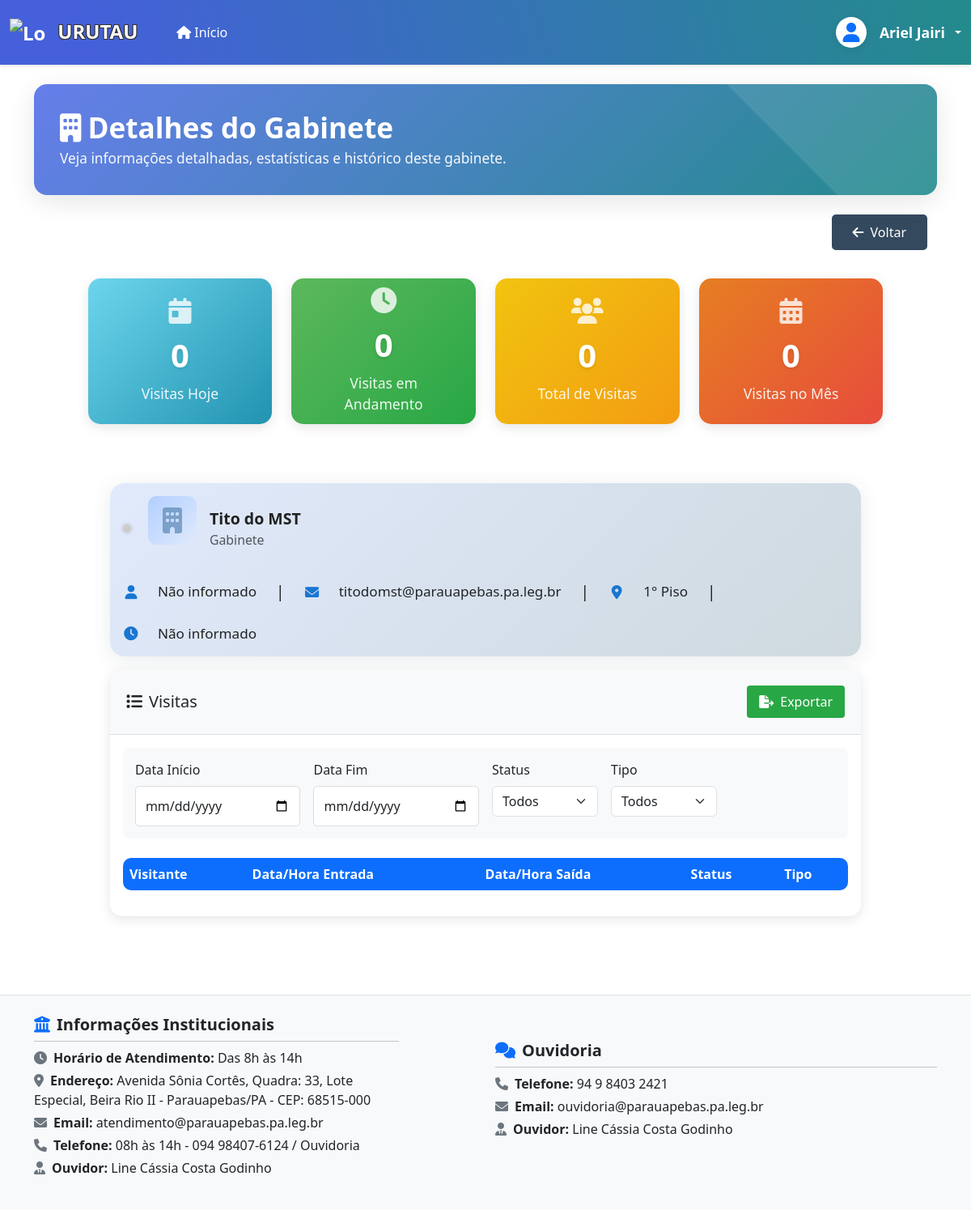
The app's page /recepcao/gabinetes/2/ (signed in) with its own data.
### apps/recepcao/models.py (models this page shows, shortened)
class Setor(models.Model):
    TIPO_CHOICES = [
        ('gabinete', 'Gabinete'),
        ('departamento', 'Departamento')
    ]
    LOCALIZACAO_CHOICES = [
        ('terreo', 'Térreo'),
        ('plenario', 'Plenário'),
        ('primeiro_piso', '1° Piso'),
        ('segundo_piso', '2° Piso'),
    ]
    FUNCAO_CHOICES = [
        ('assessor_1', 'Assessor I'),
        ('assessor_2', 'Assessor II'),
        ('assessor_3', 'Assessor III'),
        ('assessor_4', 'Assessor IV'),
        ('assessor_5', 'Assessor V'),
        ('assessor_6', 'Assessor VI'),
        ('assessor_7', 'Assessor VII'),
        ('assessor_8', 'Assessor VIII'),
        ('assessor_9', 'Assessor IX'),
        ('assessor_10', 'Assessor X'),
        ('agente_parlamentar', 'Agente Parlamentar'),
        ('Chefe_de_Gabinete', 'Chefe de Gabinete'),
        ('Chefe_de_Departamento', 'Chefe de Departamento'),
        ('outros', 'Outros')
    ]
    tipo = models.CharField('Tipo', max_length=20, choices=TIPO_CHOICES)
    localizacao = models.CharField('Localização', max_length=20, choices=LOCALIZACAO_CHOICES)
    horario_abertura = models.TimeField('Horário de Abertura', blank=True, null=True)
    horario_fechamento = models.TimeField('Horário de Fechamento', blank=True, null=True)
    nome_vereador = models.CharField(max_length=100, verbose_name="Nome do Vereador/Responsável")
    email_vereador = models.EmailField('E-mail do Vereador', max_length=255, blank=True, null=True)
    nome_local = models.CharField('Nome do Local', max_length=100, blank=True, null=True)
    nome_responsavel = models.CharField('Nome do Responsável', max_length=100, blank=True, null=True)
    funcao = models.CharField('Função/Cargo', max_length=21, choices=FUNCAO_CHOICES, blank=True, null=True)
    horario_entrada = models.TimeField('Horário de Entrada', blank=True, null=True)
    horario_saida = models.TimeField('Horário de Saída', blank=True, null=True)
    email = models.EmailField('E-mail', max_length=255, blank=True, null=True)
    ativo = models.BooleanField('Ativo', default=True)
    usuario = models.OneToOneField('auth.User', on_delete=models.SET_NULL, null=True, blank=True, related_name='setor_responsavel', verbose_name='Usuário')
    data_criacao = models.DateTimeField('Data de Criação', auto_now_add=True)
    data_atualizacao = models.DateTimeField('Data de Atualização', auto_now=True)
    class Meta:
        verbose_name = 'Setor'
        verbose_name_plural = 'Setores'
        ordering = ['tipo', 'localizacao']
    def esta_aberto(self):
        if not self.horario_abertura or not self.horario_fechamento:
            return None  # Retorna None se não tiver horário definido
        agora = timezone.localtime().time()
        return self.horario_abertura <= agora <= self.horario_fechamento

### apps/recepcao/views.py (the view)
# urls.py: path('gabinetes/<int:gabinete_id>/', views.detalhes_gabinete, name='detalhes_gabinete'),
@login_required
def detalhes_gabinete(request, gabinete_id):
    gabinete = get_object_or_404(Setor, id=gabinete_id, tipo='gabinete')
    data_inicio = request.GET.get('data_inicio')
    data_fim = request.GET.get('data_fim')
    status = request.GET.get('status')
    objetivo = request.GET.get('objetivo')
    formato = request.GET.get('formato')
    visitas = Visita.objects.filter(setor=gabinete)
    if data_inicio and data_fim:
        visitas = visitas.filter(
            data_entrada__date__range=[data_inicio, data_fim]
        )
    if status:
        visitas = visitas.filter(status=status)
    if objetivo:
        visitas = visitas.filter(objetivo=objetivo)
    visitas = visitas.order_by('-data_entrada')
    if formato in ['pdf', 'excel']:
        if formato == 'pdf':
            return gerar_pdf_visitas(visitas, gabinete)
        else:
            return gerar_excel_visitas(visitas, gabinete)
    paginator = Paginator(visitas, 10)  # 10 itens por página
    page = request.GET.get('page')
    visitas_paginadas = paginator.get_page(page)
    visitas_hoje = visitas.filter(data_entrada__date=timezone.now().date()).count()
    visitas_em_andamento = visitas.filter(status='em_andamento').count()
    total_visitas = visitas.count()
    visitas_mes = visitas.filter(data_entrada__month=timezone.now().month).count()
    context = get_base_context(f'Detalhes do Gabinete - {gabinete.nome_vereador}')
    context.update({
        'gabinete': gabinete,
        'visitas': visitas_paginadas,
        'filtros': {
            'data_inicio': data_inicio,
            'data_fim': data_fim,
            'status': status,
            'objetivo': objetivo
        },
        'visitas_hoje': visitas_hoje,
        'visitas_em_andamento': visitas_em_andamento,
        'total_visitas': total_visitas,
        'visitas_mes': visitas_mes,
        'TIPOS_VISITA': Visita.OBJETIVO_CHOICES
    })
    return render(request, 'recepcao/detalhes_gabinete.html', context)

### templates/recepcao/detalhes_gabinete.html (shortened to what this page needs)
{% extends 'base.html' %}
{% load static %}
{% block content %}
<div class="dashboard-header mb-4">
    <div class="dashboard-header-content">
        <h1 class="page-title mb-1" style="font-size:2.2rem; font-weight:700; color:#fff;">
            <i class="fas fa-building me-2"></i>Detalhes do Gabinete
        </h1>
        <div style="color:#f8f9fa; font-size:1.08rem; font-weight:400;">
            Veja informações detalhadas, estatísticas e histórico deste gabinete.
        </div>
    </div>
</div>
<div class="container-fluid">
    <div class="d-flex justify-content-end">
        {% include 'includes/botao_voltar.html' %}
    </div>
    <div class="stats-container">
        <div class="row mb-4">
            <div class="col-xl-3 col-md-6 mb-4">
                <div class="stat-card stat-card-visitas-hoje">
                    <i class="fas fa-calendar-day stat-icon"></i>
                    <h3>{{ visitas_hoje }}</h3>
                    <p>Visitas Hoje</p>
                </div>
            </div>
            <div class="col-xl-3 col-md-6 mb-4">
                <div class="stat-card stat-card-visitas-andamento">
                    <i class="fas fa-clock stat-icon"></i>
                    <h3>{{ visitas_em_andamento }}</h3>
                    <p>Visitas em Andamento</p>
                </div>
            </div>
            <div class="col-xl-3 col-md-6 mb-4">
                <div class="stat-card stat-card-total-visitas">
                    <i class="fas fa-users stat-icon"></i>
                    <h3>{{ total_visitas }}</h3>
                    <p>Total de Visitas</p>
                </div>
            </div>
            <div class="col-xl-3 col-md-6 mb-4">
                <div class="stat-card stat-card-visitas-mes">
                    <i class="fas fa-calendar-alt stat-icon"></i>
                    <h3>{{ visitas_mes }}</h3>
                    <p>Visitas no Mês</p>
                </div>
            </div>
        </div>
    </div>
    <div class="card card-depto-horizontal mb-3" style="margin-top: 0.5rem; background: linear-gradient(135deg, #e0eafc 0%, #cfd9df 100%); box-shadow: 0 4px 24px rgba(44,62,80,0.10); border-radius: 18px;">
        <div class="card-body d-flex flex-wrap align-items-center gap-4 justify-content-between py-3" style="padding-top: 12px; padding-bottom: 12px;">
            <div class="d-flex align-items-center gap-3 flex-grow-1">
                <span class="status-indicator {% if gabinete.esta_aberto %}status-aberto{% else %}status-fechado{% endif %}"></span>
                <div class="gabinete-icon" style="height:60px;width:60px;min-width:60px;display:flex;align-items:center;justify-content:center;background:linear-gradient(135deg,#b2cfff 0%,#e0eafc 100%);border-radius:10px;">
                    <i class="fas fa-building" style="font-size:2rem;color:#608cb8d2;opacity:0.9;"></i>
                </div>
                <div>
                    <div class="fw-bold" style="font-size:1.22rem; color:#222;">{{ gabinete.nome_vereador }}</div>
                    <div class="text-muted" style="font-size:0.99rem;">Gabinete</div>
                </div>
            </div>
            <div class="d-flex align-items-center gap-4 flex-wrap" style="font-size:1.07rem;">
                <div class="d-flex align-items-center gap-2"><i class="fas fa-user info-icon" style="color:#1976d2;"></i> <span>{% if gabinete.nome_responsavel %}{{ gabinete.nome_responsavel }}{% else %}<span style="color:#222;">Não informado</span>{% endif %}</span></div>
                <span style="color:#222; font-size:1.2rem;">|</span>
                <div class="d-flex align-items-center gap-2"><i class="fas fa-envelope info-icon" style="color:#1976d2;"></i> <span>{% if gabinete.email_vereador %}{{ gabinete.email_vereador }}{% else %}<span style="color:#222;">Não informado</span>{% endif %}</span></div>
                <span style="color:#222; font-size:1.2rem;">|</span>
                <div class="d-flex align-items-center gap-2"><i class="fas fa-map-marker-alt info-icon" style="color:#1976d2;"></i> <span>{% if gabinete.get_localizacao_display %}{{ gabinete.get_localizacao_display }}{% else %}<span style="color:#222;">Não informado</span>{% endif %}</span></div>
                <span style="color:#222; font-size:1.2rem;">|</span>
                <div class="d-flex align-items-center gap-2"><i class="fas fa-clock info-icon" style="color:#1976d2;"></i> <span>{% if gabinete.horario_abertura and gabinete.horario_fechamento %}{{ gabinete.horario_abertura|time:'H:i' }} - {{ gabinete.horario_fechamento|time:'H:i' }}{% else %}<span style="color:#222;">Não informado</span>{% endif %}</span></div>
            </div>
        </div>
    </div>
    <div class="row">
        <div class="col-12">
            <div class="card">
                <div class="card-header d-flex justify-content-between align-items-center">
                    <h5 class="card-title mb-0">
                        <i class="fas fa-list me-2"></i>Visitas
                    </h5>
                    <div class="d-flex gap-2">
                        <button type="button" class="btn btn-success btn-exportar" data-bs-toggle="modal" data-bs-target="#exportarModal">
                            <i class="fas fa-file-export me-2"></i>Exportar
                        </button>
                    </div>
                </div>
                <div class="card-body">
                    <div class="filtros-container mb-4">
                        <form method="get" class="row g-3">
                            <div class="col-md-3">
                                <label for="data_inicio" class="form-label">Data Início</label>
                                <input type="date" class="form-control" id="data_inicio" name="data_inicio" value="{{ filtros.data_inicio }}">
                            </div>
                            <div class="col-md-3">
                                <label for="data_fim" class="form-label">Data Fim</label>
                                <input type="date" class="form-control" id="data_fim" name="data_fim" value="{{ filtros.data_fim }}">
                            </div>
                            <div class="col-md-2">
                                <label for="status" class="form-label">Status</label>
                                <select class="form-select" id="status" name="status">
                                    <option value="">Todos</option>
                                </select>
                            </div>
                            <div class="col-md-2">
                                <label for="objetivo" class="form-label">Tipo</label>
                                <select class="form-select" id="objetivo" name="objetivo">
                                    <option value="">Todos</option>
                                </select>
                            </div>
                        </form>
                    </div>
                    <div id="tabela-visitas">
                        {% include 'recepcao/includes/tabela_visitas_gabinete.html' with visitas=visitas %}
                    </div>
                </div>
            </div>
        </div>
    </div>
</div>
{% endblock %}

### templates/base.html (shortened to what this page needs)
<!DOCTYPE html>
<html lang="pt-br">
<head>
    <link href="https://cdn.jsdelivr.net/npm/bootstrap@5.3.0/dist/css/bootstrap.min.css" rel="stylesheet">
    <link href="https://cdnjs.cloudflare.com/ajax/libs/font-awesome/6.0.0/css/all.min.css" rel="stylesheet">
    {% load static %}
    {% load grupos_tags %}
    <link href="{% static 'css/style.css' %}" rel="stylesheet">
</head>
<body>
    {% if not hide_header_footer %}
    <nav class="navbar navbar-expand-lg navbar-dark" style="background: linear-gradient(075deg,rgb(69, 96, 218) 10%, #238b8b 100%);">
        <div class="container-fluid">
            <a class="navbar-brand" href="{% url 'main:home_sistema' %}">
                <img src="{% static 'img/logo-urutau.png' %}" alt="Logo Urutau" style="height: 45px; max-width: 45px; object-fit: contain;" class="me-2 align-middle">
                <span style="text-shadow: -1px -1px 0 #333, 1px -1px 0 #333, -1px 1px 0 #333, 1px 1px 0 #333;">URUTAU</span>
            </a>
            {% if app_name %}
            <a class="nav-link text-white ms-3" href="{% if app_name == 'recepcao' %}{% url 'recepcao:home_recepcao' %}{% elif app_name == 'veiculos' %}{% url 'veiculos:home_veiculos' %}{% elif app_name == 'gabinetes' %}{% url 'recepcao:home_gabinetes' %}{% endif %}">
                <i class="fas fa-home me-1"></i>Início
            </a>
            {% endif %}
            <div class="ms-auto d-flex align-items-center">
                {% if user.is_authenticated %}
                <div class="dropdown">
                    <a href="#" class="d-flex align-items-center text-white text-decoration-none dropdown-toggle" id="dropdownUserMenu" data-bs-toggle="dropdown" aria-expanded="false" style="gap: 0.5rem;">
                        <span class="avatar-circle bg-white text-primary d-flex align-items-center justify-content-center me-2" style="width: 38px; height: 38px; border-radius: 50%; font-size: 1.5rem; box-shadow: 0 2px 8px rgba(0,0,0,0.08);">
                            <i class="fas fa-user"></i>
                        </span>
                        <span class="fw-semibold" style="font-size: 1.1rem;">{{ user.get_full_name|default:user.username }}</span>
                    </a>
                </div>
                {% endif %}
            </div>
        </div>
    </nav>
    {% endif %}
    <div class="container my-4">
        {% block content %}
        {% endblock %}
    </div>
    {% if not hide_header_footer %}
    <footer class="bg-light text-dark py-4 mt-5 border-top">
      <div class="container">
        <div class="row align-items-center">
          <div class="col-md-5 mb-3">
            <h5 class="fw-bold mb-2"><i class="fas fa-university me-2 text-primary"></i>Informações Institucionais</h5>
            <hr class="my-2">
            <p class="mb-1"><i class="fas fa-clock me-2 text-secondary"></i><strong>Horário de Atendimento:</strong> Das 8h às 14h</p>
            <p class="mb-1"><i class="fas fa-map-marker-alt me-2 text-secondary"></i><strong>Endereço:</strong> Avenida Sônia Cortês, Quadra: 33, Lote Especial, Beira Rio II - Parauapebas/PA - CEP: 68515-000</p>
            <p class="mb-1"><i class="fas fa-envelope me-2 text-secondary"></i><strong>Email:</strong> atendimento@parauapebas.pa.leg.br</p>
            <p class="mb-1"><i class="fas fa-phone me-2 text-secondary"></i><strong>Telefone:</strong> 08h às 14h - 094 98407-6124 / Ouvidoria</p>
            <p class="mb-0"><i class="fas fa-user-tie me-2 text-secondary"></i><strong>Ouvidor:</strong> Line Cássia Costa Godinho</p>
          </div>
          <div class="col-md-6 mb-3 text-md-start text-start">
            <h5 class="fw-bold mb-2"><i class="fas fa-comments me-2 text-primary"></i>Ouvidoria</h5>
            <hr class="my-2">
            <p class="mb-1"><i class="fas fa-phone me-2 text-secondary"></i><strong>Telefone:</strong> 94 9 8403 2421</p>
            <p class="mb-1"><i class="fas fa-envelope me-2 text-secondary"></i><strong>Email:</strong> ouvidoria@parauapebas.pa.leg.br</p>
            <p class="mb-0"><i class="fas fa-user-tie me-2 text-secondary"></i><strong>Ouvidor:</strong> Line Cássia Costa Godinho</p>
          </div>
        </div>
      </div>
    </footer>
    {% endif %}
</body>
</html>

### records on screen
Setor: nome_vereador "Tito do MST", email_vereador "titodomst@parauapebas.pa.leg.br", localizacao "1° Piso"

### other values on screen
{{ user.get_full_name|default:user.username }} "Ariel Jairi"
{{ visitas_hoje }} "0"
{{ visitas_em_andamento }} "0"
{{ total_visitas }} "0"
{{ visitas_mes }} "0"
